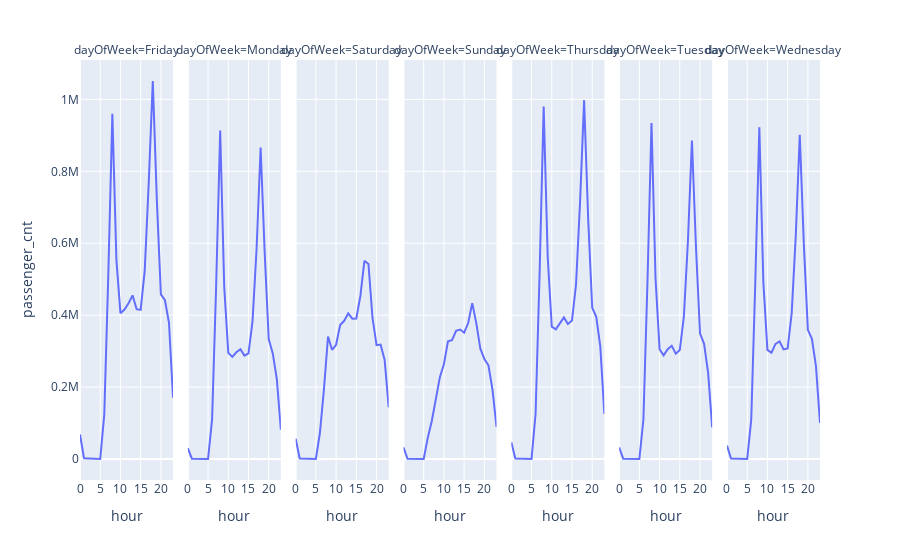

Notebook code cell kept with this figure:
### Markdown cell above
## EDA

### Code cell
day_data = df.groupby(['dayOfWeek', 'hour'])['passenger_cnt'].agg('sum').reset_index()
fig = px.line(day_data, x="hour", y="passenger_cnt", facet_col="dayOfWeek")
fig.show()

### Figure 1 — Plotly figure (JSON) as saved in the notebook; plotly's stock layout.template omitted (floating-point values rounded to 4 significant figures)
{"data": [{"hovertemplate": "dayOfWeek=Friday<br>hour=%{x}<br>passenger_cnt=%{y}<extra></extra>", "legendgroup": "", "line": {"color": "#636efa", "dash": "solid"}, "marker": {"symbol": "circle"}, "mode": "lines", "name": "", "orientation": "v", "showlegend": false, "type": "scatter", "x": [0, 1, 5, 6, 7, 8, 9, 10, 11, 12, 13, 14, 15, 16, 17, 18, 19, 20, 21, 22, 23], "xaxis": "x", "y": [68479, 2047, 181, 123585, 512636, 959822, 553703, 405379, 415893, 433331, 455139, 416712, 414770, 523771, 769873, 1051194, 719260, 457894, 441664, 378811, 170420], "yaxis": "y"}, {"hovertemplate": "dayOfWeek=Monday<br>hour=%{x}<br>passenger_cnt=%{y}<extra></extra>", "legendgroup": "", "line": {"color": "#636efa", "dash": "solid"}, "marker": {"symbol": "circle"}, "mode": "lines", "name": "", "orientation": "v", "showlegend": false, "type": "scatter", "x": [0, 1, 5, 6, 7, 8, 9, 10, 11, 12, 13, 14, 15, 16, 17, 18, 19, 20, 21, 22, 23], "xaxis": "x2", "y": [30195, 911, 143, 110197, 480540, 913817, 478592, 295527, 284127, 296896, 305614, 287649, 293727, 383644, 584787, 866296, 574587, 333539, 293840, 222653, 81509], "yaxis": "y2"}, {"hovertemplate": "dayOfWeek=Saturday<br>hour=%{x}<br>passenger_cnt=%{y}<extra></extra>", "legendgroup": "", "line": {"color": "#636efa", "dash": "solid"}, "marker": {"symbol": "circle"}, "mode": "lines", "name": "", "orientation": "v", "showlegend": false, "type": "scatter", "x": [0, 1, 5, 6, 7, 8, 9, 10, 11, 12, 13, 14, 15, 16, 17, 18, 19, 20, 21, 22, 23], "xaxis": "x3", "y": [56485, 1682, 154, 73100, 194393, 340532, 303869, 317756, 372781, 384358, 405268, 390333, 390694, 453543, 551246, 542411, 392265, 316601, 318312, 275510, 143690], "yaxis": "y3"}, {"hovertemplate": "dayOfWeek=Sunday<br>hour=%{x}<br>passenger_cnt=%{y}<extra></extra>", "legendgroup": "", "line": {"color": "#636efa", "dash": "solid"}, "marker": {"symbol": "circle"}, "mode": "lines", "name": "", "orientation": "v", "showlegend": false, "type": "scatter", "x": [0, 1, 5, 6, 7, 8, 9, 10, 11, 12, 13, 14, 15, 16, 17, 18, 19, 20, 21, 22, 23], "xaxis": "x4", "y": [32410, 841, 169, 58942, 105979, 170766, 227677, 264313, 327614, 330367, 356633, 360018, 351321, 378181, 433609, 378065, 307000, 278395, 260731, 193452, 89167], "yaxis": "y4"}, {"hovertemplate": "dayOfWeek=Thursday<br>hour=%{x}<br>passenger_cnt=%{y}<extra></extra>", "legendgroup": "", "line": {"color": "#636efa", "dash": "solid"}, "marker": {"symbol": "circle"}, "mode": "lines", "name": "", "orientation": "v", "showlegend": false, "type": "scatter", "x": [0, 1, 5, 6, 7, 8, 9, 10, 11, 12, 13, 14, 15, 16, 17, 18, 19, 20, 21, 22, 23], "xaxis": "x5", "y": [46736, 1439, 169, 125905, 517323, 979963, 561385, 368106, 360586, 376236, 393759, 375549, 385334, 485259, 715852, 997914, 668496, 420755, 395266, 313135, 125346], "yaxis": "y5"}, {"hovertemplate": "dayOfWeek=Tuesday<br>hour=%{x}<br>passenger_cnt=%{y}<extra></extra>", "legendgroup": "", "line": {"color": "#636efa", "dash": "solid"}, "marker": {"symbol": "circle"}, "mode": "lines", "name": "", "orientation": "v", "showlegend": false, "type": "scatter", "x": [0, 1, 5, 6, 7, 8, 9, 10, 11, 12, 13, 14, 15, 16, 17, 18, 19, 20, 21, 22, 23], "xaxis": "x6", "y": [32470, 975, 159, 109967, 491036, 934428, 501788, 304934, 288407, 305458, 314847, 293088, 303340, 395676, 604542, 885524, 587530, 348744, 320328, 239474, 88107], "yaxis": "y6"}, {"hovertemplate": "dayOfWeek=Wednesday<br>hour=%{x}<br>passenger_cnt=%{y}<extra></extra>", "legendgroup": "", "line": {"color": "#636efa", "dash": "solid"}, "marker": {"symbol": "circle"}, "mode": "lines", "name": "", "orientation": "v", "showlegend": false, "type": "scatter", "x": [0, 1, 5, 6, 7, 8, 9, 10, 11, 12, 13, 14, 15, 16, 17, 18, 19, 20, 21, 22, 23], "xaxis": "x7", "y": [37883, 1199, 157, 109637, 490107, 922406, 490036, 303532, 295706, 320383, 326961, 304898, 307461, 405706, 619276, 901531, 598304, 359292, 334263, 258532, 100141], "yaxis": "y7"}], "layout": {"annotations": [{"font": {}, "showarrow": false, "text": "dayOfWeek=Friday", "x": 0.06286, "xanchor": "center", "xref": "paper", "y": 1, "yanchor": "bottom", "yref": "paper"}, {"font": {}, "showarrow": false, "text": "dayOfWeek=Monday", "x": 0.2086, "xanchor": "center", "xref": "paper", "y": 1, "yanchor": "bottom", "yref": "paper"}, {"font": {}, "showarrow": false, "text": "dayOfWeek=Saturday", "x": 0.3543, "xanchor": "center", "xref": "paper", "y": 1, "yanchor": "bottom", "yref": "paper"}, {"font": {}, "showarrow": false, "text": "dayOfWeek=Sunday", "x": 0.5, "xanchor": "center", "xref": "paper", "y": 1, "yanchor": "bottom", "yref": "paper"}, {"font": {}, "showarrow": false, "text": "dayOfWeek=Thursday", "x": 0.6457, "xanchor": "center", "xref": "paper", "y": 1, "yanchor": "bottom", "yref": "paper"}, {"font": {}, "showarrow": false, "text": "dayOfWeek=Tuesday", "x": 0.7914, "xanchor": "center", "xref": "paper", "y": 1, "yanchor": "bottom", "yref": "paper"}, {"font": {}, "showarrow": false, "text": "dayOfWeek=Wednesday", "x": 0.9371, "xanchor": "center", "xref": "paper", "y": 1, "yanchor": "bottom", "yref": "paper"}], "legend": {"tracegroupgap": 0}, "margin": {"t": 60}, "xaxis": {"anchor": "y", "domain": [0, 0.1257], "title": {"text": "hour"}}, "xaxis2": {"anchor": "y2", "domain": [0.1457, 0.2714], "matches": "x", "title": {"text": "hour"}}, "xaxis3": {"anchor": "y3", "domain": [0.2914, 0.4171], "matches": "x", "title": {"text": "hour"}}, "xaxis4": {"anchor": "y4", "domain": [0.4371, 0.5629], "matches": "x", "title": {"text": "hour"}}, "xaxis5": {"anchor": "y5", "domain": [0.5829, 0.7086], "matches": "x", "title": {"text": "hour"}}, "xaxis6": {"anchor": "y6", "domain": [0.7286, 0.8543], "matches": "x", "title": {"text": "hour"}}, "xaxis7": {"anchor": "y7", "domain": [0.8743, 1.0], "matches": "x", "title": {"text": "hour"}}, "yaxis": {"anchor": "x", "domain": [0, 1], "title": {"text": "passenger_cnt"}}, "yaxis2": {"anchor": "x2", "domain": [0, 1], "matches": "y", "showticklabels": false}, "yaxis3": {"anchor": "x3", "domain": [0, 1], "matches": "y", "showticklabels": false}, "yaxis4": {"anchor": "x4", "domain": [0, 1], "matches": "y", "showticklabels": false}, "yaxis5": {"anchor": "x5", "domain": [0, 1], "matches": "y", "showticklabels": false}, "yaxis6": {"anchor": "x6", "domain": [0, 1], "matches": "y", "showticklabels": false}, "yaxis7": {"anchor": "x7", "domain": [0, 1], "matches": "y", "showticklabels": false}}}
